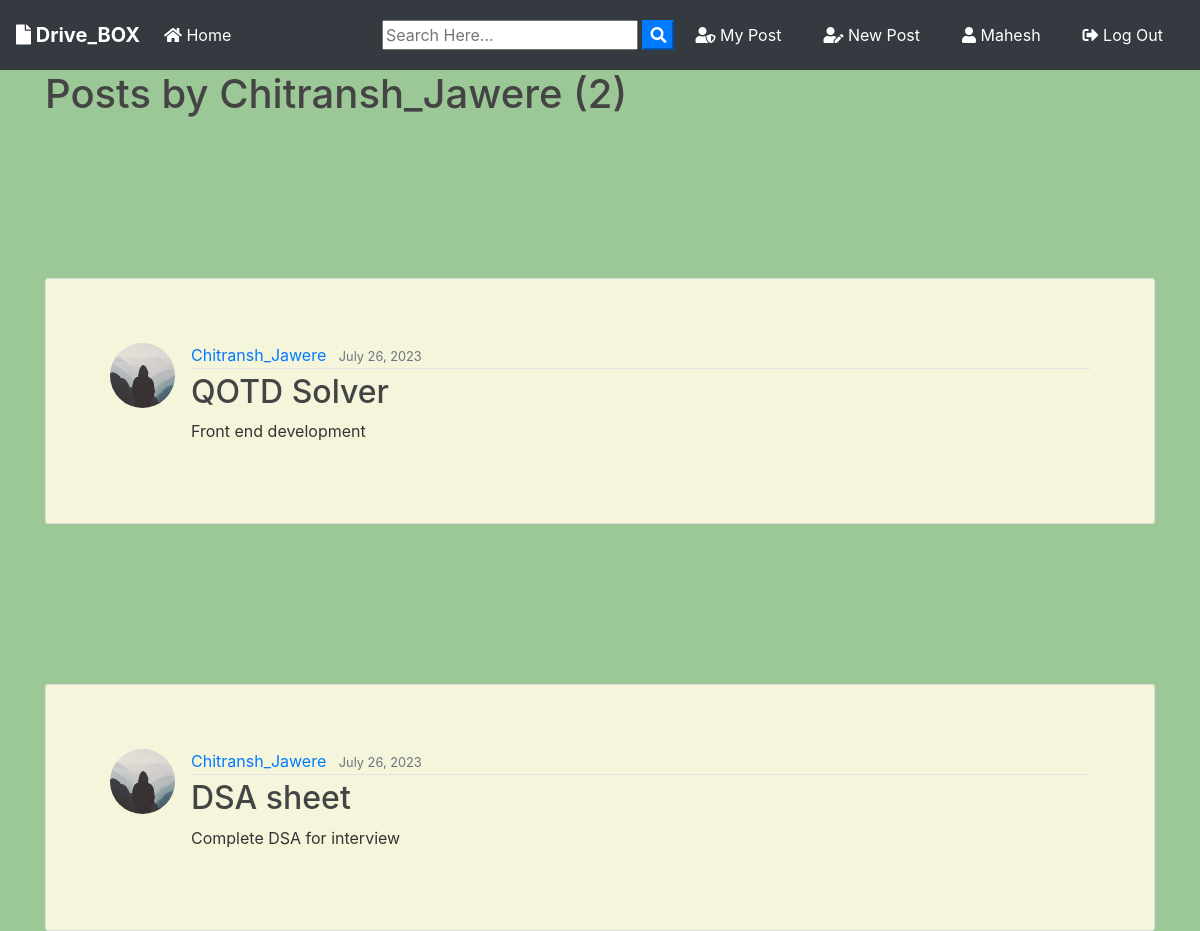
Page /user/Chitransh_Jawere (signed in) on the committed database.
### blog/models.py (models this page shows, shortened)
class Post(models.Model):
	title = models.CharField(max_length=100)
	file = models.FileField(null=True,blank=True,upload_to='Files')
	content = models.TextField()
	date_posted = models.DateTimeField(default=timezone.now)
	author = models.ForeignKey(User, on_delete=models.CASCADE)

### users/models.py (models this page shows, shortened)
class Profile(models.Model):
    user = models.OneToOneField(User, on_delete=models.CASCADE, null=True, blank=True)
    image = models.ImageField(default="default.jpg", upload_to="profile_pics")
    auth_token = models.CharField(max_length=1000, default="")
    username = models.CharField(max_length=1000, default="")
    password = models.CharField(max_length=1000, default="")
    email = models.EmailField(default="")
    is_verified = models.BooleanField(default=False)

### blog/views.py (the view)
# urls.py: path('user/<str:username>', UserPostListView.as_view(), name='user-posts'),
class UserPostListView(ListView):
    model = Post
    template_name = 'blog/user_posts.html'  # <app>/<model>_<viewtype>.html
    context_object_name = 'posts'
    paginate_by = 2
    def get_queryset(self):
        user = get_object_or_404(User, username=self.kwargs.get('username'))
        return Post.objects.filter(author=user).order_by('-date_posted')

### blog/templates/blog/user_posts.html (shortened to what this page needs)
{% extends "blog/base.html" %}
{% block content %}
    <h1 class="mb-3">Posts by {{ view.kwargs.username }} ({{ page_obj.paginator.count }})</h1>
    {% for post in posts %}
        <article class="media content-section">
          <img class="rounded-circle article-img" src="{{ post.author.profile.image.url }}">
          <div class="media-body">
            <div class="article-metadata">
              <a class="mr-2" href="{% url 'user-posts' post.author.username %}">{{ post.author }}</a>
              <small class="text-muted">{{ post.date_posted|date:"F d, Y" }}</small>
            </div>
            <h2><a class="article-title" href="{% url 'post-detail' post.id %}">{{ post.title }}</a></h2>
            <p class="article-content">{{ post.content }}</p>
          </div>
        </article>
    {% endfor %}
{% endblock content %}

### blog/templates/blog/base.html (shortened to what this page needs)
{% load static %}
<!doctype html>
<html lang="en">
  <head>
    <link rel="stylesheet" href="https://stackpath.bootstrapcdn.com/bootstrap/4.3.1/css/bootstrap.min.css">
    <link rel="stylesheet" href="https://use.fontawesome.com/releases/v5.8.1/css/all.css" >
    <link rel="stylesheet" href="{% static 'blog/main.css' %}">
</head>
  <body>
        <nav class="navbar navbar-expand-lg navbar-dark bg-dark">
                <a class="navbar-brand font-weight-bold" href="{% url 'blog-home' %}"><i class="fas fa-file"></i> Drive_BOX</a>
                <div class="collapse navbar-collapse" id="navbarSupportedContent">
                  <ul class="navbar-nav mr-auto">
                    <li class="nav-item active">
                      <a class="nav-link" href="{% url 'blog-home' %}"><i class="fas fa-home"></i> Home <span class="sr-only">(current)</span></a>
                    </li>
                  </ul>
                  <form id="searchform" action="{% url 'search' %}" method="get">
                    <input type="text" name="q" type="text" value="{{ request.GET.q }}" placeholder="Search Here..." />
                    <button type="button" onclick="searchform.submit()" class=" text-white my-color btn-primary"><i class="fa fa-search"></i></button>
                </form>
                    {% if user.is_authenticated %}
                    <a href="{% url 'user-posts' user %}" class="btn text-white m-2"><i class="fas fa-user-shield"></i> My Post</a>
                    <a href="{% url 'post-create' %} " class="btn text-white m-2"><i class="fas fa-user-edit"></i> New Post</a>
                    <a href="{% url 'profile' %} " class="btn text-white m-2"><i class="fas fa-user"></i> {{ user.username }}</a>
                    <a href="{% url 'logout' %} " class="btn text-white m-2"><i class="fas fa-sign-out-alt"></i> Log Out</a>
                    {% else %}
                    <a href="{% url 'login' %} " class="btn text-white m-2"><i class="fas fa-user-tie"></i> Log In</a>
                    <a href="{% url 'register' %} " class="btn text-white m-2"> <i class="fas fa-sign-in-alt"></i> Sign Up</a>
                    {% endif %}
                </div>
              </nav>
      <div class="container my-bg">
    {% block content %}
    {% endblock  %}
</div>
  </body>
</html>

### static/blog/main.css (style rules this page uses)
body { background : #9CC897; color: #333333; margin-top: 0; }
h1, h2, h3, h4, h5, h6 { color: #444444; }
ul { margin: 0; }
.content-section { background: beige; padding: 10px 20px; border: 1px solid #dddddd; border-radius: 3px; margin-top: 10rem; }
.article-title { color: #444444; }
.article-content { white-space: pre-line; }
.article-img { height: 65px; width: 65px; margin-right: 16px; }
.article-metadata { padding-bottom: 1px; margin-bottom: 4px; border-bottom: 1px solid #e3e3e3 }
.content-section { padding: 4rem; }
form { justify-content: center; align-items: center; padding: 5rem auto; }

### rows in the picture
Post: author.profile.image (placeholder picture), author "Chitransh_Jawere", date_posted "July 26, 2023", title "QOTD Solver", content "Front end development"
Post: author.profile.image (placeholder picture), author "Chitransh_Jawere", date_posted "July 26, 2023", title "DSA sheet", content "Complete DSA for interview"

### other values in the picture
{{ user.username }} "Mahesh"
{{ view.kwargs.username }} "Chitransh_Jawere"
{{ page_obj.paginator.count }} "2"
